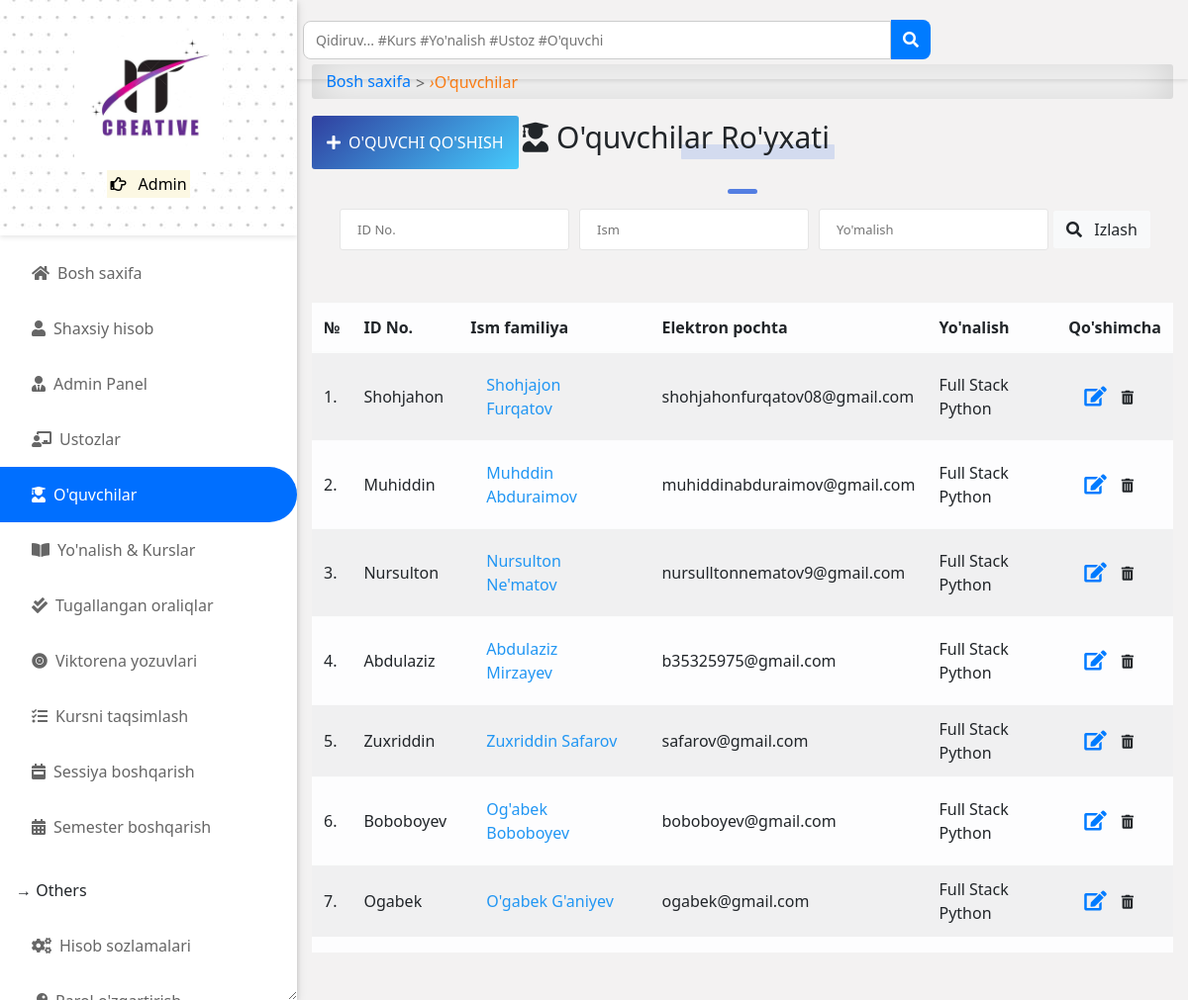
The app's page /accounts/students/ (signed in) with its own data.
### accounts/models.py (models this page shows, shortened)
class User(AbstractUser):
    is_student = models.BooleanField(default=False)
    is_lecturer = models.BooleanField(default=False)
    is_parent = models.BooleanField(default=False)
    is_dep_head = models.BooleanField(default=False)
    phone = models.CharField(max_length=60, blank=True, null=True)
    address = models.CharField(max_length=60, blank=True, null=True)
    picture = models.ImageField(upload_to='profile_pictures/%y/%m/%d/', default='default.png', null=True)
    email = models.EmailField(blank=True, null=True)
    username_validator = ASCIIUsernameValidator()
    objects = UserManager()
    @property
    def get_full_name(self):
        full_name = self.username
        if self.first_name and self.last_name:
            full_name = self.first_name + " " + self.last_name
        return full_name
    @property
    def get_user_role(self):
        if self.is_superuser:
            return "Admin"
        elif self.is_student:
            return "Talaba"  # Tarjima qilindi
        elif self.is_lecturer:
            return "O'qituvchi"  # Tarjima qilindi
        elif self.is_parent:
            return "Ota-Ona"  # Tarjima qilindi

class Student(models.Model):
    student = models.OneToOneField(User, on_delete=models.CASCADE)
    level = models.CharField(max_length=25, choices=LEVEL, null=True)
    department = models.ForeignKey(Program, on_delete=models.CASCADE, null=True)
    objects = StudentManager()

### course/models.py (models this page shows, shortened)
class Program(models.Model):
    title = models.CharField(max_length=150, unique=True)
    summary = models.TextField(null=True, blank=True)
    objects = ProgramManager()
    def __str__(self):
        return self.title

### accounts/views.py (the view)
# urls.py: path('students/', StudentListView.as_view(), name='student_list'),
@method_decorator([login_required, admin_required], name="dispatch")
class StudentListView(ListView):
    template_name = "accounts/student_list.html"
    paginate_by = 10
    def get_queryset(self):
        queryset = Student.objects.all()
        query = self.request.GET.get("student_id")
        if query is not None:
            queryset = queryset.filter(Q(department=query))
        return queryset
    def get_context_data(self, **kwargs):
        context = super().get_context_data(**kwargs)
        context["title"] = "Talabalar | IT Creative LMS"
        return context

### templates/accounts/student_list.html (shortened to what this page needs)
{% extends 'base.html' %}
{% block content %}
<div id="input-nav"><a href="{% url 'home' %}" class="primary1">Bosh saxifa</a> <i>&rsaquo;</i> O'quvchilar</div>
{% if request.user.is_superuser %}
<a class="add-button" href="{% url 'add_student' %}"><i class="fas fa-plus"></i>O'quvchi qo'shish</a>
{% endif %}
<div class="title-1"><i class="fas fa-user-graduate"></i>O'quvchilar ro'yxati</div>
<div class="title-line"></div>
<div class="content-center">
    <form class="search-form" action="" method="GET">
        <input class="au-input" type="text" id="student_id" name="student_id" placeholder="ID No." value="{{ request.GET.student_id }}"/>
        <input class="au-input" type="text" name="name" placeholder="Ism" value="{{ request.GET.name }}"/>
        <input class="au-input" type="text" name="department" placeholder="Yo'malish" value="{{ request.GET.department }}"/>
        <button class="btn btn-light" type="submit">
            <i class="fas fa-search"></i> Izlash
        </button>
    </form>
</div>
<div class="table-responsive table-shadow table-light table-striped m-0 mt-5">
    <table class="table">
        <thead>
            <tr>
                <th>№</th>
                <th> ID No. </th>
                <th> Ism familiya </th>
                <th> Elektron pochta </th>
                <th> Yo'nalish </th>
                {% if request.user.is_superuser %}
                <th> Qo'shimcha </th>
                {% endif %}
            </tr>
        </thead>
        <tbody>
            {% for student in object_list %}
            <tr>
                <td> {{ forloop.counter }}.</td>
                <td>{{ student.student.username }} </td>
                <td><a href="{% url 'profile_single' student.student.id %}">{{ student.student.get_full_name }}</a></td>
                <td>{{ student.student.email }} </td>
                <td>{{ student.department }}</td>
                {% if request.user.is_superuser %}
                <td>
                    <div class="update-delete">
                        <a href="{% url 'student_edit' student.student.pk %}" class="update" title="Taxrirlash"><i class="fas fa-edit"></i></a>
                        <form action="{% url 'student_delete' student.pk %}">{% csrf_token %}
                            <button type="submit" class="btn btn-sm" title="O'chirish"><i class="fas fa-trash-alt"></i></button>
                        </form>
                    </div>
                </td>
                {% endif %}
            {% endfor %}
        </tbody>
    </table>
</div>
{% endblock content %}

### templates/aside.html (shortened to what this page needs)
{% load static %}
<head>
</head>
<div id="side-nav">
	<div class="main-menu">
		<div class="top-side text-center py-4" style="background-image: url({% static 'img/dotted.jpg' %});">
			<img src="{% static 'img/logo.png' %}" width="150px" alt="IT Creative">
			<p class="text-orange">
				<mark>
					<i class="far fa-hand-point-right"></i>
					{{ request.user.get_user_role }}
				</mark>
			</p>
		</div>
		{% url 'home' as hom %} {% url 'dashboard' as dash %} {% url 'profile' as prof %}
		{% url 'lecturer_list' as lec %}
		{% url 'student_list' as stu %} {% url 'course_allocation_view' as cav %}
		{% url 'programs' as pro %} {% url 'session_list' as sess %} {% url 'semester_list' as sem %}
		{% url 'course_registration' as cr %} {% url 'edit_profile' as ep %} {% url 'change_password' as cp %}
		{% url 'quiz_progress' as qpr %} {% url 'quiz_marking' as qce %} {% url 'user_course_list' as ucl %}
		{% url 'admin_panel' as admin_p %}
		<ul>
			<li class="{% if request.path == hom %}active{% endif %}">
				<a href="{% url 'home' %}"><i class="fas fa-home"></i>Bosh saxifa</a>
			</li>
			<li class="{% if request.path == prof %}active{% endif %}">
				<a href="{% url 'profile' %}"><i class="fas fa-user"></i>Shaxsiy hisob</a>
			</li>
			{% if request.user.is_superuser %}
			<li class="{% if request.path == admin_p %}active{% endif %}">
				<a href="{% url 'admin_panel' %}"><i class="fas fa-user-tie"></i>Admin Panel</a>
			</li>
			<li class="{% if request.path == lec %}active{% endif %}">
				<a href="{% url 'lecturer_list' %}"><i class="fas fa-chalkboard-teacher"></i>Ustozlar</a>
			</li>
			<li class="{% if request.path == stu %}active{% endif %}">
				<a href="{% url 'student_list' %}"><i class="fas fa-user-graduate"></i>O'quvchilar</a>
			</li>
			{% endif %}
			<li class="{% if request.path == pro %}active{% endif %}">
				<a href="{% url 'programs' %}"><i class="fas fa-book-open"></i>Yo'nalish & Kurslar</a>
			</li>
			{% if request.user.is_superuser or request.user.is_lecturer %}
			<li class="{% if request.path == qce %}active{% endif %}">
				<a href="{% url 'quiz_marking' %}"><i class="fas fa-check-double"></i>Tugallangan oraliqlar</a>
			</li>
			{% endif %}
			{% if request.user.is_superuser %}
			<li class="{% if request.path == qpr %}active{% endif %}">
				<a href="{% url 'quiz_progress' %}"><i class="fas fa-record-vinyl"></i>Viktorena yozuvlari</a>
			</li>
			<li class="{% if request.path == cav %}active{% endif %}">
				<a href="{% url 'course_allocation_view' %}"><i class="fas fa-tasks"></i>Kursni taqsimlash</a>
			</li>
			<li class="{% if request.path == sess %}active{% endif %}">
				<a href="{% url 'session_list' %}"><i class="fas fa-calendar-week"></i>Sessiya boshqarish</a>
			</li>
			<li class="{% if request.path == sem %}active{% endif %}">
				<a href="{% url 'semester_list' %}"><i class="fas fa-calendar-alt"></i>Semester boshqarish</a>
			</li>
			{% endif %}
			<br />
			<p class="ml-3">&RightArrow; Others</p>
			<li class="{% if request.path == ep %}active{% endif %}">
				<a href="{% url 'edit_profile' %}"><i class="fas fa-cogs"></i>Hisob sozlamalari</a>
			</li>
			<li class="{% if request.path == cp %}active{% endif %}">
				<a href="{% url 'change_password' %}"><i class="fas fa-key"></i>Parol o'zgartirish</a>
			</li>
		</ul>
	</div>
</div>

### static/css/all.css (style rules this page uses)
.fa, .fas, .far, .fal, .fad, .fab { -moz-osx-font-smoothing: grayscale; -webkit-font-smoothing: antialiased; display: inline-block; font-style: normal; font-variant: normal; text-rendering: auto; line-height: 1; }
.fa-book-open:before { content: "\f518"; }
.fa-calendar-alt:before { content: "\f073"; }
.fa-calendar-week:before { content: "\f784"; }
.fa-chalkboard-teacher:before { content: "\f51c"; }
.fa-check-double:before { content: "\f560"; }
.fa-cogs:before { content: "\f085"; }
.fa-edit:before { content: "\f044"; }
.fa-hand-point-right:before { content: "\f0a4"; }
.fa-home:before { content: "\f015"; }
.fa-key:before { content: "\f084"; }
.fa-plus:before { content: "\f067"; }
.fa-record-vinyl:before { content: "\f8d9"; }
.fa-search:before { content: "\f002"; }
.fa-tasks:before { content: "\f0ae"; }
.fa-trash-alt:before { content: "\f2ed"; }
.fa-user:before { content: "\f007"; }
.fa-user-graduate:before { content: "\f501"; }
.fa-user-tie:before { content: "\f508"; }
.far { font-family: 'Font Awesome 5 Free'; font-weight: 400; }
.fa, .fas { font-family: 'Font Awesome 5 Free'; font-weight: 900; }

### templates/base.html (style rules this page uses)
* { -webkit-user-select: none; -moz-user-select: none; -ms-user-select: none; user-select: none; }
body { -webkit-touch-callout: none; }

### templates/aside.html (style rules this page uses)
.top-side { background-size: cover; background-position: top center; }
* { -webkit-user-select: none; -moz-user-select: none; -ms-user-select: none; user-select: none; }
body { -webkit-touch-callout: none; }

### templates/navbar.html (style rules this page uses)
* { margin: 0; padding: 0; box-sizing: border-box; font-family: 'Segoe UI', Tahoma, Geneva, Verdana, sans-serif; }

### records on screen
User: user.get_user_role "Admin"
Student: student.username "Shohjahon", student.get_full_name "Shohjajon Furqatov", student.email "shohjahonfurqatov08@gmail.com", department "Full Stack Python"
Student: student.username "Muhiddin", student.get_full_name "Muhddin Abduraimov", student.email "muhiddinabduraimov@gmail.com", department "Full Stack Python"
Student: student.username "Nursulton", student.get_full_name "Nursulton Ne'matov", student.email "nursulltonnematov9@gmail.com", department "Full Stack Python"
Student: student.username "Abdulaziz", student.get_full_name "Abdulaziz Mirzayev", student.email "b35325975@gmail.com", department "Full Stack Python"
Student: student.username "Zuxriddin", student.get_full_name "Zuxriddin Safarov", student.email "safarov@gmail.com", department "Full Stack Python"
Student: student.username "Boboboyev", student.get_full_name "Og'abek Boboboyev", student.email "boboboyev@gmail.com", department "Full Stack Python"
Student: student.username "Ogabek", student.get_full_name "O'gabek G'aniyev", student.email "ogabek@gmail.com", department "Full Stack Python"
